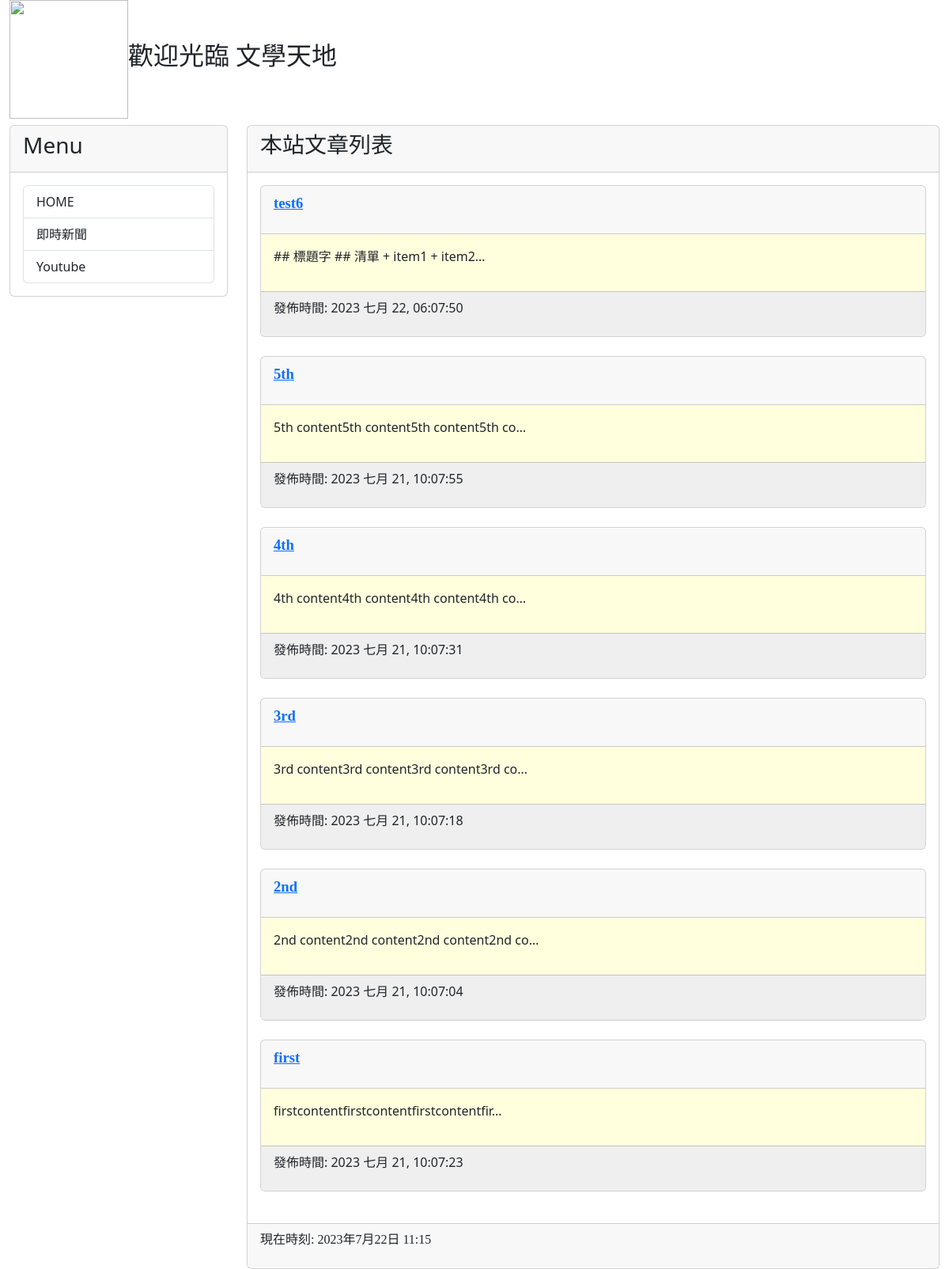
The page / on the database its author committed.
### mysite/models.py (models this page shows, shortened)
class Post(models.Model):
    title = models.CharField(max_length=200)
    slug = models.CharField(max_length=200)
    body = models.TextField()
    pub_date = models.DateTimeField(auto_now_add=True)
    class Meta:
        ordering = ('-pub_date',)

### mysite/views.py (the view)
# urls.py: path("", homepage),
def homepage(request):
    posts = Post.objects.all()
    now = datetime.now()
    return render(request, "index.html", locals())

### templates/index.html (shortened to what this page needs)
{% extends 'base.html' %}
{% block headmessage %}
    <h3 style="font-family: 標楷體;">本站文章列表</h3>
{% endblock %}
{% block content %}
    {% for post in posts %}
    <div class="card">
        <div class="card-header">
            <p style="font-family:微軟正黑體;font-size:14pt;font-weight: bold;">
                <a href='/post/{{post.slug}}'>{{ post.title }}</a>
            </p>
        </div>
        <div class="card-body" style="background-color: #ffffdd;">
            <p>
                {{ post.body | truncatechars:40 }}
            </p>
        </div>
        <div class="card-footer" style="background-color: #efefef;">
            <p>
                發佈時間: {{ post.pub_date | date:"Y M d, h:m:s"}}
            </p>
        </div>
    </div>
    <br>
    {% endfor %}
{% endblock %}

### templates/base.html (shortened to what this page needs)
<!DOCTYPE>
<html>
<head>
    <link href="https://cdn.jsdelivr.net/npm/bootstrap@5.3.0/dist/css/bootstrap.min.css" rel="stylesheet">
</head>
<body>
    <div class="container-fluid">
        {% include 'header.html' %}
        <div class="row">
            <div class="col-sm-3 col-md-3">
                <div class="card">
                    <div class="card-header">
                        <h3>Menu</h3>
                    </div>
                    <div class="card-body">
                        <div class="list-group">
                            <a href="/" class="list-group-item">HOME</a>
                            <a href="https://google.com/news" class="list-group-item">即時新聞</a>
                            <a href="https://youtube.com" class="list-group-item">Youtube</a>
                        </div>
                    </div>
                </div>
            </div>
            <div class="col-sm-9 col-md-9">
                <div class="card">
                    <div class="card-header">
                        {% block headmessage %} {% endblock %}
                    </div>
                    <div class="card-body">
                        {% block content %} {% endblock %}
                    </div>
                    <div class="card-footer">
                        {% include 'footer.html' %}
                    </div>
                </div>
            </div>
        </div>
    </div>
</body>
</html>

### templates/header.html
{% load static %}
<h2 style="font-family: 微軟正黑體;"><img src="{% static 'images/logo.jpg' %}" width="150" alt="">歡迎光臨 文學天地</h2>

### templates/footer.html
{% block footer %}
    {% if now %}
    <p style="font-family: 微軟正黑體;">現在時刻: {{ now }}</p>
    {% else %}
    <p style="font-family: 微軟正黑體;">本文內容取自網路，如有侵權請來信通知下架...</p>
    {% endif %}
{% endblock %}

### rows shown on the page
Post: title "test6", body "## 標題字 ## 清單 + item1 + item2…", pub_date "2023 七月 22, 06:07:50"
Post: title "5th", body "5th content5th content5th content5th co…", pub_date "2023 七月 21, 10:07:55"
Post: title "4th", body "4th content4th content4th content4th co…", pub_date "2023 七月 21, 10:07:31"
Post: title "3rd", body "3rd content3rd content3rd content3rd co…", pub_date "2023 七月 21, 10:07:18"
Post: title "2nd", body "2nd content2nd content2nd content2nd co…", pub_date "2023 七月 21, 10:07:04"
Post: title "first", body "firstcontentfirstcontentfirstcontentfir…", pub_date "2023 七月 21, 10:07:23"
